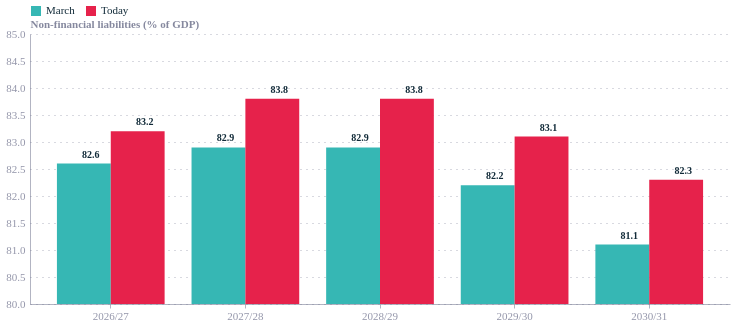

The notebook cell saved with this chart:
### Code cell
import pandas as pd
import altair as alt
from ecostyles import EcoStyles

styles = EcoStyles(); styles.register_and_enable_theme()

data = [
    ("2026/27", 82.6, 83.2),
    ("2027/28", 82.9, 83.8),
    ("2028/29", 82.9, 83.8),
    ("2029/30", 82.2, 83.1),
    ("2030/31", 81.1, 82.3),
]
rows = []
for fy, mar, oct_v in data:
    if mar is not None:
        rows.append((fy, mar, "March"))
    rows.append((fy, oct_v, "Today"))
df = pd.DataFrame(rows, columns=["fy", "pct", "vintage"])

order = ["2026/27","2027/28","2028/29","2029/30","2030/31","2031/32"]
voff = ["March","Today"]

# ecostyles palette: teal + red (first two categories)
colour = alt.Color("vintage:N", sort=voff,
    scale=alt.Scale(domain=voff, range=["#36B7B4", "#E6224B"]),
    legend=alt.Legend(orient="top", title=None))

base = alt.Chart(df).encode(
    x=alt.X("fy:N", sort=order, title=None, axis=alt.Axis(labelAngle=0)),
    xOffset=alt.XOffset("vintage:N", sort=voff))

bars = base.mark_bar().encode(
    y=alt.Y("pct:Q", title="Non-financial liabilities (% of GDP)",
            scale=alt.Scale(domain=[80, 85], clamp=True)),
    color=colour)

labels = base.mark_text(align="center", baseline="bottom", dy=-4,
                        fontSize=10, fontWeight="bold", color="#122b39").encode(
    y="pct:Q", text=alt.Text("pct:Q", format=".1f"))

chart = (
    (bars + labels)
    .properties(width=700, height=270)
    .configure(background="white", font="Circular Std")
    .configure_view(fill="transparent", stroke="transparent")
)

styles.save(chart, path=".", name="psnfl_march_vs_today", svg=True)
chart.save("psnfl_march_vs_today.png", scale_factor=2.0)
chart

### Figure 1 — Vega-Lite specification as saved in the notebook (floating-point values rounded to 4 significant figures)
{"config": {"font": "Circular Std", "text": {"color": "#676A86", "align": "left", "baseline": "middle", "dx": 7, "dy": 0, "fontSize": 11}, "view": {"stroke": "transparent", "continuousWidth": 400, "continuousHeight": 300, "discreteWidth": 400, "discreteHeight": 300, "fill": "transparent"}, "range": {"category": ["#36B7B4", "#E6224B", "#F4C245", "#0063AF", "#00A767", "#179FDB", "#EB5C2E"], "diverging": ["#E6224B", "#E54753", "#C9C9C9", "#179FDB", "#122B39"], "heatmap": ["#C9C9C9", "#179FDB", "#0063AF", "#122B39"], "ordinal": ["#00A767", "#36B7B4", "#179FDB", "#0063AF", "#243B5A"]}, "bar": {"color": "#179fdb"}, "line": {"color": "#e6224b"}, "rule": {"color": "#676A86"}, "area": {"opacity": 0.3}, "point": {"filled": true, "size": 80, "color": "#e6224b", "opacity": 0.95}, "geoshape": {"stroke": "white", "strokeWidth": 0.3}, "rect": {"fill": "#d6d4d4", "opacity": 0.3}, "axis": {"labelColor": "#676A86", "labelFontSize": 11, "labelFont": "Circular Std", "labelOpacity": 0.7, "tickColor": "#676A86", "tickOpacity": 0.5, "domainColor": "#676A86", "domainOpacity": 0.5, "gridColor": "#676A86", "gridDash": [2, 2], "gridOpacity": 0.5, "title": null, "titleColor": "#676A86", "titleOpacity": 0.8, "tickSize": 4}, "axisXDiscrete": {"grid": false, "labelAngle": 0, "tickCount": 10, "tickOpacity": 0.5, "title": null}, "axisYDiscrete": {"ticks": false, "labelPadding": 5}, "axisXTemporal": {"grid": false, "ticks": true}, "axisXQuantitative": {"grid": true}, "axisYQuantitative": {"gridColor": "#676A86", "gridDash": [1, 5], "gridOpacity": 0.5, "ticks": false, "labelPadding": 5, "tickCount": 8, "titleAngle": 0, "titleAlign": "left", "titleBaseline": "bottom", "titleX": 0, "titleY": -5}, "title": {"color": "#676A86E6", "subtitleColor": "#676A86", "font": "Circular Std", "subtitleFont": "Circular Std", "anchor": "start", "fontSize": 14, "subtitleFontSize": 12, "subtitlePadding": 4, "offset": 0, "frame": "group"}, "legend": {"titleColor": "#122b39", "title": null, "labelColor": "#122b39", "labelFontSize": 11}, "background": "white"}, "layer": [{"mark": {"type": "bar"}, "encoding": {"color": {"field": "vintage", "legend": {"orient": "top", "title": null}, "scale": {"domain": ["March", "Today"], "range": ["#36B7B4", "#E6224B"]}, "sort": ["March", "Today"], "type": "nominal"}, "x": {"axis": {"labelAngle": 0}, "field": "fy", "sort": ["2026/27", "2027/28", "2028/29", "2029/30", "2030/31", "2031/32"], "title": null, "type": "nominal"}, "xOffset": {"field": "vintage", "sort": ["March", "Today"], "type": "nominal"}, "y": {"field": "pct", "scale": {"clamp": true, "domain": [80, 85]}, "title": "Non-financial liabilities (% of GDP)", "type": "quantitative"}}}, {"mark": {"type": "text", "align": "center", "baseline": "bottom", "color": "#122b39", "dy": -4, "fontSize": 10, "fontWeight": "bold"}, "encoding": {"text": {"field": "pct", "format": ".1f", "type": "quantitative"}, "x": {"axis": {"labelAngle": 0}, "field": "fy", "sort": ["2026/27", "2027/28", "2028/29", "2029/30", "2030/31", "2031/32"], "title": null, "type": "nominal"}, "xOffset": {"field": "vintage", "sort": ["March", "Today"], "type": "nominal"}, "y": {"field": "pct", "type": "quantitative"}}}], "data": {"name": "data-649b453b6ba80a64b8ac9cd68e879bff"}, "height": 270, "width": 700, "$schema": "https://vega.github.io/schema/vega-lite/v6.4.1.json", "datasets": {"data-649b453b6ba80a64b8ac9cd68e879bff": [{"fy": "2026/27", "pct": 82.6, "vintage": "March"}, {"fy": "2026/27", "pct": 83.2, "vintage": "Today"}, {"fy": "2027/28", "pct": 82.9, "vintage": "March"}, {"fy": "2027/28", "pct": 83.8, "vintage": "Today"}, {"fy": "2028/29", "pct": 82.9, "vintage": "March"}, {"fy": "2028/29", "pct": 83.8, "vintage": "Today"}, {"fy": "2029/30", "pct": 82.2, "vintage": "March"}, {"fy": "2029/30", "pct": 83.1, "vintage": "Today"}, {"fy": "2030/31", "pct": 81.1, "vintage": "March"}, {"fy": "2030/31", "pct": 82.3, "vintage": "Today"}]}}
